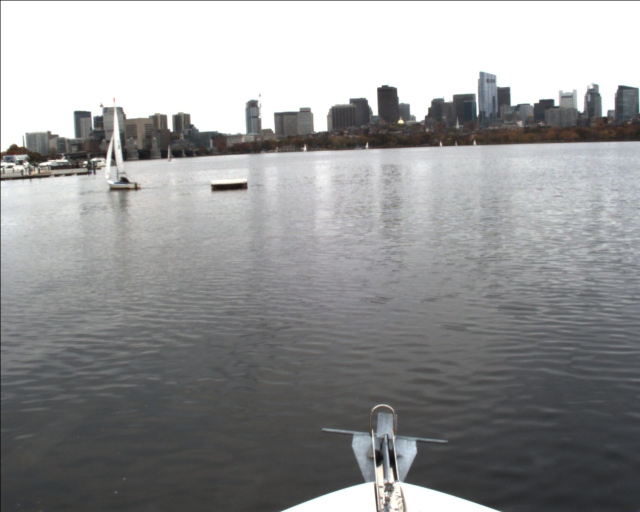
#> input picture core/asv_perception_core/src/calibrate_imgs/1572379335.856818.jpg, 1280 x 1024 px (shown at 1/2 size)
$ python calibrate.py   (older library calls are emulated)
#> lines starting #> are read from the running program, lines starting #| are printed output that depends on the picture
# https://nbviewer.jupyter.org/github/manisoftwartist/perspectiveproj/blob/master/perspective.ipynb
# https://stackoverflow.com/a/20089412/882436

import cv2
import numpy as np
import math
import os
from functools import reduce
from collections import namedtuple
from PyTunerCv import PyTunerCv as Tuner
from PyTunerCv import PyTunerCvControl as TunerCtl

# [74 lines left out: functions construct_RotationMatrixHomogenous, getRotationMatrixManual, getPoints_for_PerspectiveTranformEstimation, warpPt, invWarpPt, not called in this run]

    # more complicated, inefficient alternative:
    # inverse warp matrix
    #  Given 3x3 warp matrix M and coordinates x, y in warped perspective
    #  Convert warped x, y back to original/unwarped coordinates
    # ( | x' | ) =  inverse( |   M11 - xM31  M12 - xM32    | ) * ( | xM33 - M13 | )
    # ( | y' | )           ( |   M32 - yM31  M22 - yM32    | )   ( | yM33 - M23 | )
    #p = np.array([
    #    [M[0,0] - M[2,0]*x, M[0,1] - M[2,1]*x]
    #    , [M[1,0]-M[2,0]*y, M[1,1] - M[2,1]*y]
    #    ], np.float)
    #q = np.array([
    #    [M[2,2]*x - M[0,2]]
    #    , [M[2,2]*y - M[1,2]]
    #    ], np.float)
    #return np.matmul( np.linalg.inv(p), q )

# optimized version: transforms a point like warpPt/invWarpPt; just provide the correct matrix
def transform_pt( mtx, pt ):
    r = np.matmul( mtx, np.array([[pt[0]],[pt[1]],[1.]], np.float) )
    return (r / r[2,0])[:2]

# [92 lines left out: function warpMatrix, not called in this run]

"""
Class which performs conversions to/from Image, Radar, and World (2D) coordinates
World is considered to be centered at the center of the radar image, with east=x, north=y
"""
class ImageRadarTransformer(object):

    #Initialize with dictionary containing calbration parameters for rgb to radar:  yaw,pich,roll,fovy,tx,ty,tz,radar_img_origin_x,radar_img_origin_y,radar_range
    # [36 lines left out: functions __init__, image_pt_to_radar, radar_pt_to_image, radar_pt_to_world, not called in this run]

    # convert image point to world point
    def image_pt_to_world( self, pt ):
        return self.radar_pt_to_world( self.image_pt_to_radar( pt ))

    # given the image x coordinate, calculate the corresponding image y coordinate which represents the horizon based on the radar transformation
    def image_horizon_pt( self, x ):
        #y=mx+b, but negate it because image y increases as we move more negative in cartesian plane with upper-left as 0,0
        return -( self.topm * x + self.topb )

    # estimates the world height of an object which measures height_px tall, with base at image point pt
    #   base is assumed to be on the ground
    # [31 lines left out: functions estimate_world_height_at_image_pt, compute_horizon, not called in this run]

tuner = None

# [120 lines left out: functions onMouse, constrain, create_unified_image, print_3x3_matrix, tuner_transform_img, not called in this run]

# crops and then resizes to desired shape without distortion
#  based on https://stackoverflow.com/a/4744625/882436
def resize_crop( img, target_w, target_h ):

    target = target_w/float(target_h)
    h,w = img.shape[:2]
    ar = w/float(h)

    if ar  > target: #crop left&right
        new_w = int(target*h)
        offset = ( w - new_w ) / 2
        resize = (offset, 0, w - offset, h)
    else: # crop top&bottom
        new_h = int(w/target)
        offset = (h-new_h) / 2
        resize = (0,offset,w,h-offset)

    result = img[resize[1]:resize[3], resize[0]:resize[2]]  #crop

    return cv2.resize(result, (target_w,target_h)) #resize


# run this file directly to perform manual calibration on calibration images stored in 'calibrate_imgs' folder
if __name__ == '__main__':

    imgs_path = os.path.dirname( os.path.abspath(__file__) ) + '/calibrate_imgs/'

    # radar latency
    base_img = cv2.imread(imgs_path + '1572379335.856818.jpg')
#> base_img is the input picture: shape (1024, 1280, 3); mean B, G, R 150.1, 149.3, 148.9
    warp_img = cv2.imread(imgs_path + 'radar_1572379335.812.png')
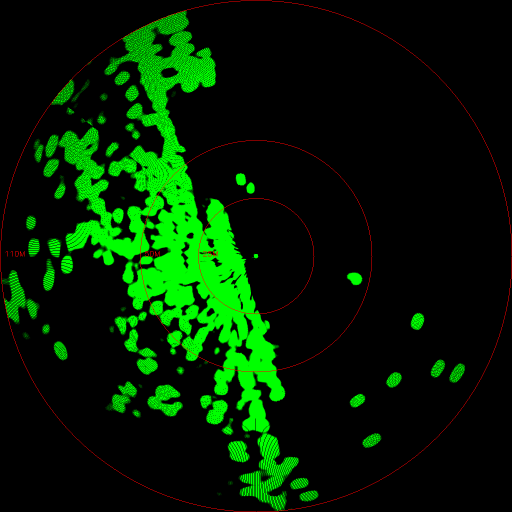
#> input picture core/asv_perception_core/src/calibrate_imgs/radar_1572379335.812.png, 1024 x 1024 px (shown at 1/2 size)
#> warp_img is the input picture: shape (1024, 1024, 3); mean B, G, R 0, 32.4, 1.3

    # set 5
    base_img = cv2.imread(imgs_path + '1572379326.185618.jpg')
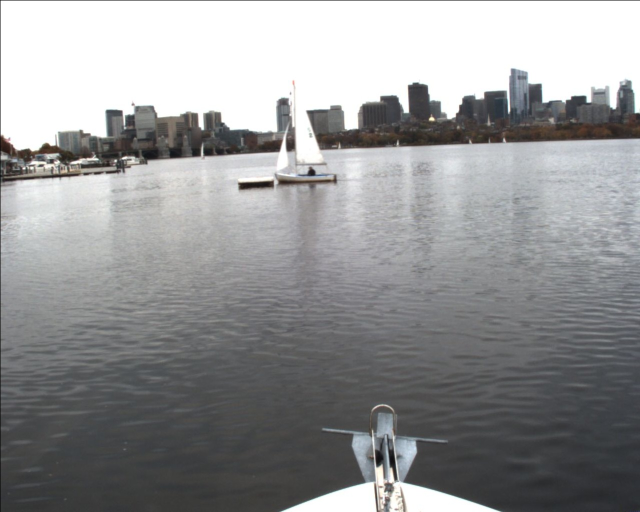
#> input picture core/asv_perception_core/src/calibrate_imgs/1572379326.185618.jpg, 1280 x 1024 px (shown at 1/2 size)
#> base_img is the input picture: shape (1024, 1280, 3); mean B, G, R 150.7, 149.7, 149.1
    warp_img = cv2.imread(imgs_path + 'radar_1572379326.3049998.png')
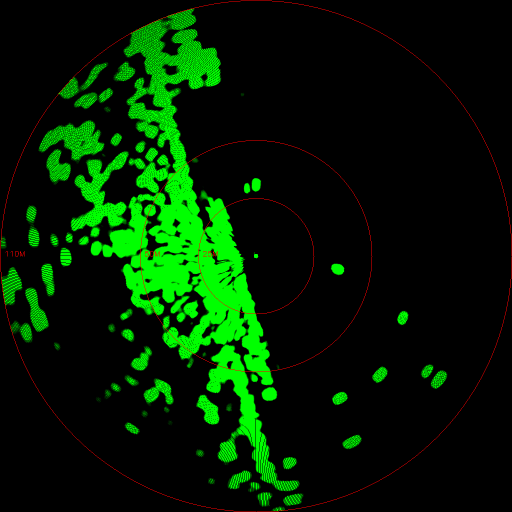
#> input picture core/asv_perception_core/src/calibrate_imgs/radar_1572379326.3049998.png, 1024 x 1024 px (shown at 1/2 size)
#> warp_img is the input picture: shape (1024, 1024, 3); mean B, G, R 0, 31.1, 1.3

    # set 2
    base_img = cv2.imread(imgs_path + 'base-9238.459751.jpg')
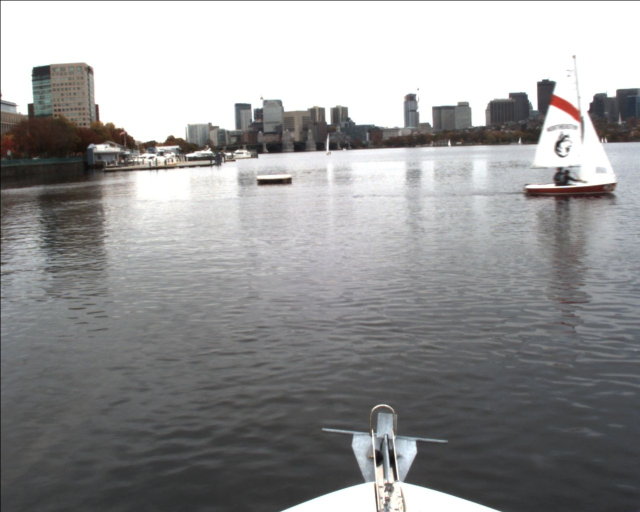
#> input picture core/asv_perception_core/src/calibrate_imgs/base-9238.459751.jpg, 1280 x 1024 px (shown at 1/2 size)
#> base_img is the input picture: shape (1024, 1280, 3); mean B, G, R 149.8, 149.4, 149.5
    warp_img = cv2.imread(imgs_path + 'overlay-9238.491.png')
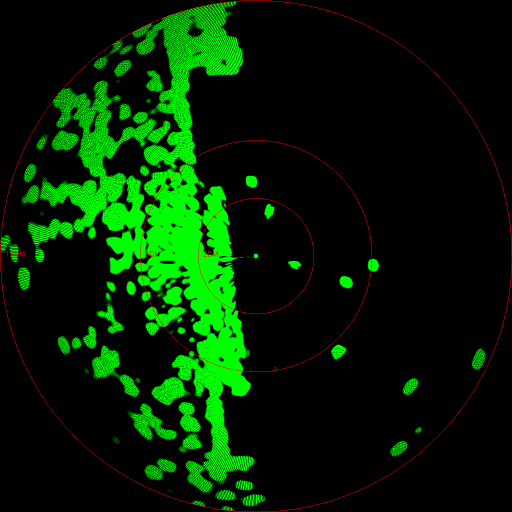
#> input picture core/asv_perception_core/src/calibrate_imgs/overlay-9238.491.png, 1024 x 1024 px (shown at 1/2 size)
#> warp_img is the input picture: shape (1024, 1024, 3); mean B, G, R 0, 34.1, 1.3

    # set 4 (off pitch)
    base_img = cv2.imread(imgs_path + 'base-9386.641404.jpg')
    warp_img = cv2.imread(imgs_path + 'overlay-9386.602.png')

    # set 1  (dock)
    base_img = cv2.imread(imgs_path + 'base-9420.666.jpg')
    warp_img = cv2.imread(imgs_path + 'overlay-9420.636.png')

    # set 3 (boat - close)
    base_img = cv2.imread(imgs_path + 'base-9275.98.jpg')
    warp_img = cv2.imread(imgs_path + 'radar_1572379275.77.png')  #set 3 radar before refresh
    warp_img = cv2.imread(imgs_path + 'overlay-9276.02.png')

    # resize to multiple of wasr-accepted format (512x384)
    base_img = resize_crop(base_img, 1024,768)
#> (the run stopped early here; a loop or call above may not have finished)
